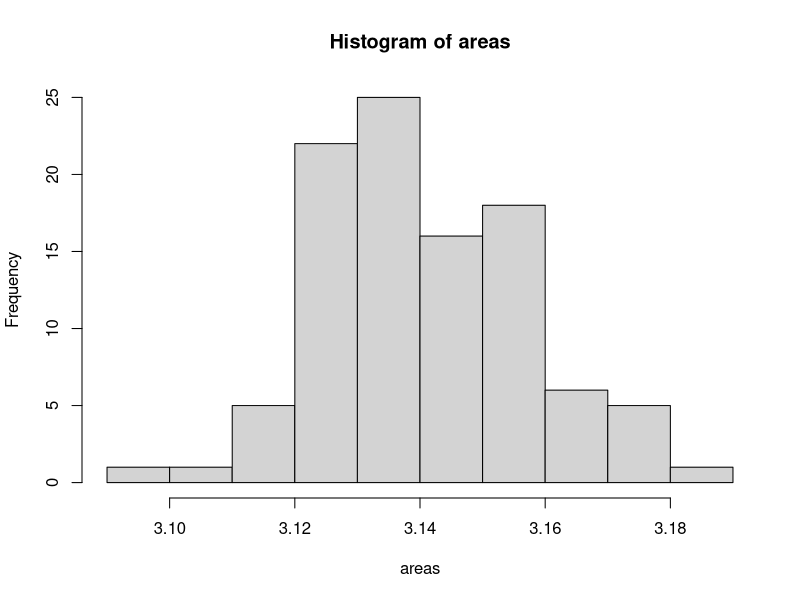

The R source for this figure:
sample <- function(n){
  x <- c()
  for(i in 1:n){
    r <- runif(2)
    x[i] <- ifelse(r[1]^2+r[2]^2<1, 1, 0)
  }
  return(x)
}

N <- 10000
areas<-c()
for (i in 1:100){
  areas[i] <- 4*sum(sample(N))/N
}
hist(areas)
